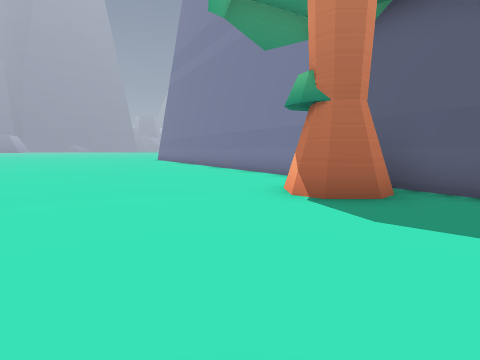
View 1 (above)

22 first-person views from a walk through a 3-D level made in the Godot game engine. The camera is 1.3 m above the floor, tilts 6° down and sees 80° across. The floor is counted in squares, 2 m on a side. Each view is taken from the middle of a square. On the plan, view 1 faces up. The plan holds only what a view shows up to about 9 squares ahead; the rest is blank. The place goes on beyond the plan.

View 2
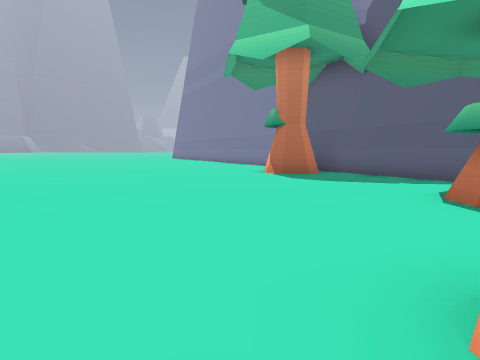

View 3
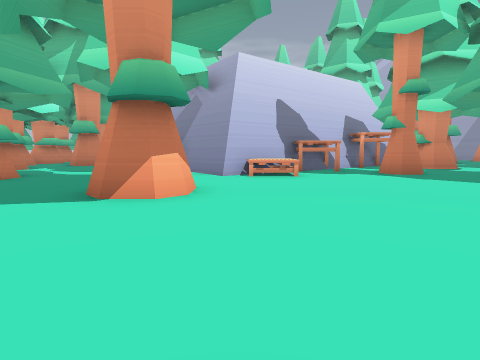

View 4
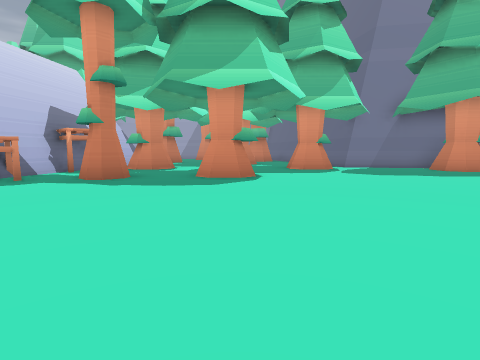

View 5
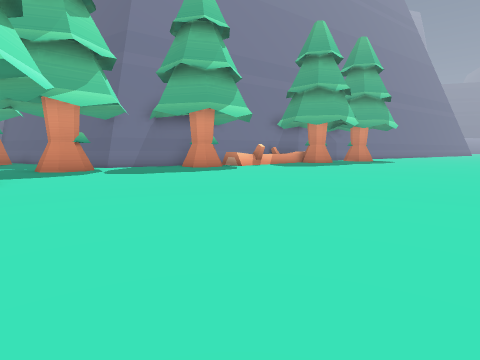

View 6
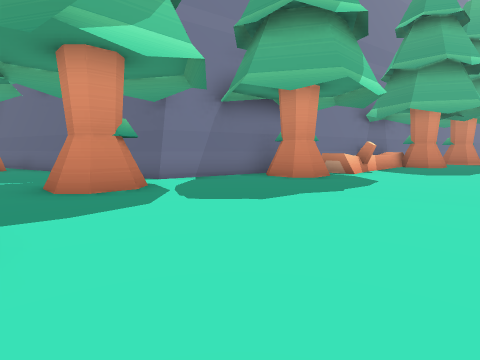

View 7
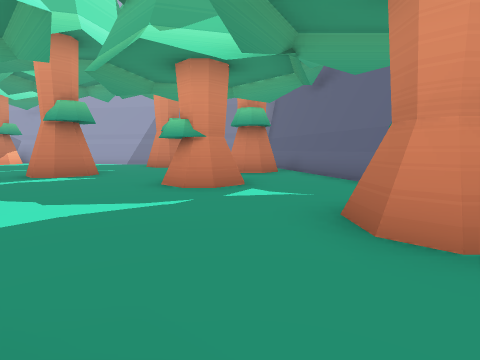

View 8
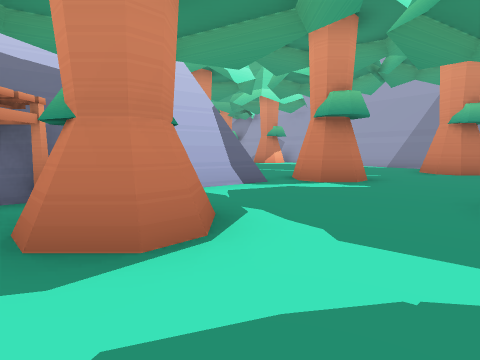

View 9
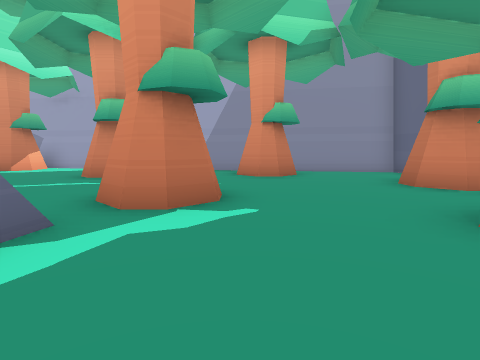

View 10
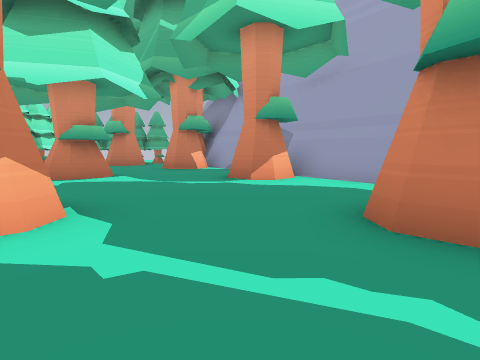

View 11
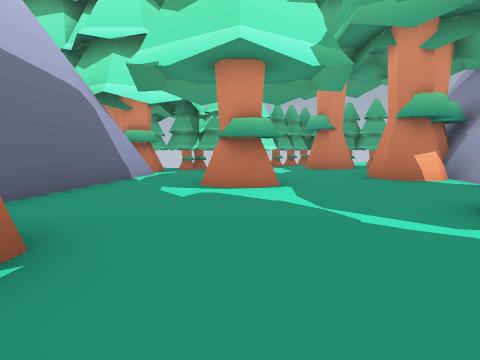

View 12
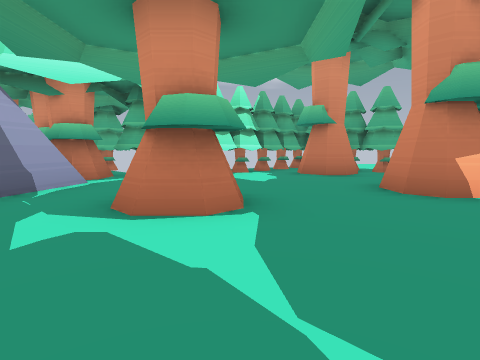

View 13
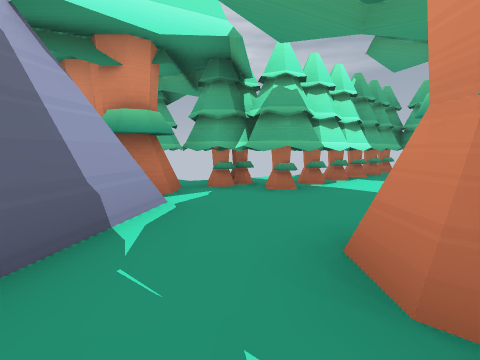

View 14
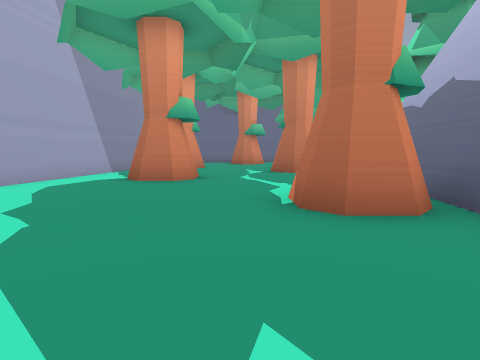

View 15
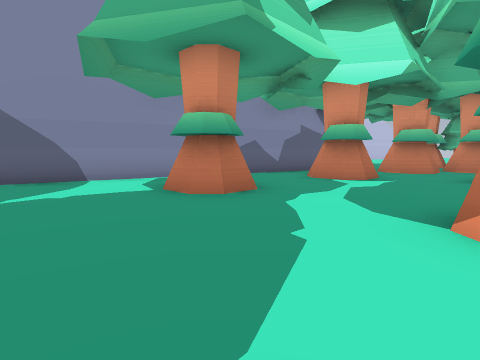

View 16
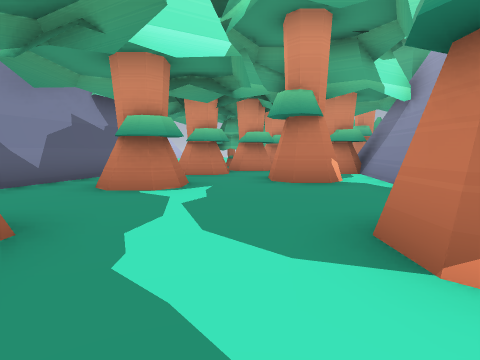

View 17
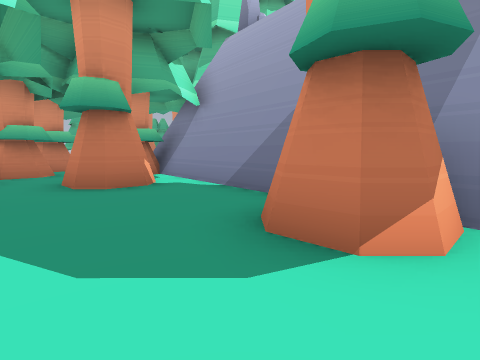

View 18
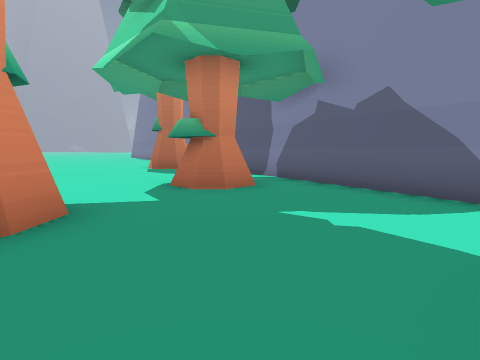

View 19
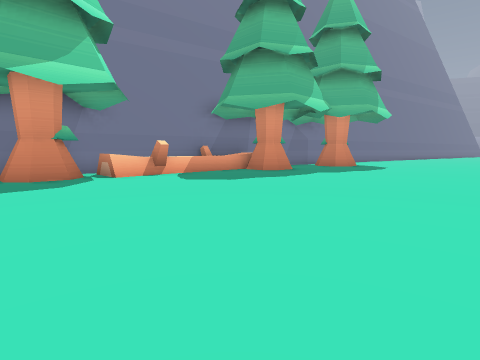

View 20
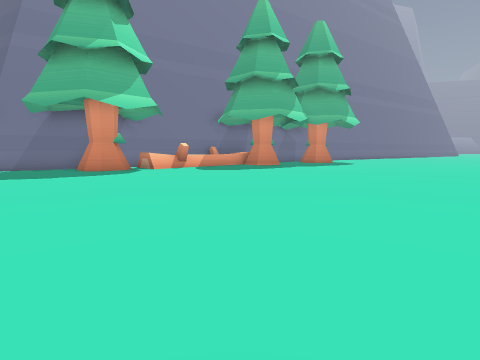

View 21
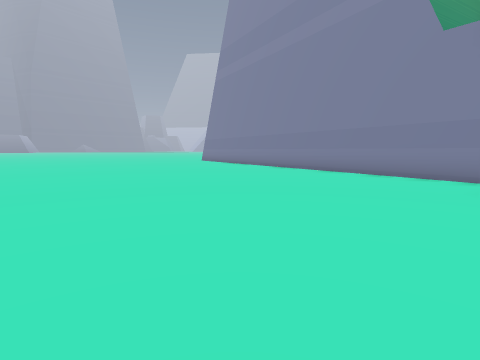

View 22
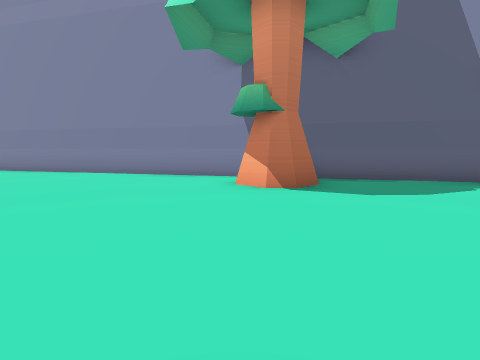

### Floor plan
Points are (right, up) in squares from view 1. A wall is a line through its corners. A room is listed if a view was taken in it or the views show most of it. See-through windows are left out.
Room 1 (views 1, 2, 3, 4, 5, 6, 7, 8, 9, 10, 11, 12, 13, 14, 15, 16, 17, 18, 19, 20, 21, 22)
walls: (-3, -7.6) (-1.8, -7.6); (-1.8, -8) (0.4, -6.3); (-1.6, -8.1) (0.5, -6.5); (-4.5, -10.3) (-3.2, -9.3); (-5.6, -10.7) (-2.7, -8.6); (-5.5, -11) (-4.9, -10.6); (0.4, -6.6) (1.5, -8.1); (1.8, -8.5) (2.1, -8.9); (-8.1, -12.9) (-6.9, -12.1); (-8.6, -13) (-7.2, -11.9); (-13.9, -7) (-14.2, -7.6); (3.3, -10.5) (4.5, -12.2); (-14.4, -7.9) (-15.8, -10.1); (-5.4, -16.5) (-6.6, -14.9); (4.7, -12.4) (6.7, -15.1); (-14.4, 1) (-14.7, 0.7) (-13.8, -0.1) (-14.4, -0.6); (-16, 0.2) (-12.6, -4.8) (-13.3, -6); (8.2, -4.7) (-0.6, 10.6); (-16, 2.1) (-14.5, 0.6); (-16.2, -14.5) (-15.7, -15.2); (-14.2, -17.3) (-12, -20.5); (10.5, -8.7) (9, -6); (-1.7, -21.4) (-3.9, -18.4); (-1.8, -21.6) (-6.6, -15.2); (-11.9, -20.6) (-10.2, -23.1); (-8.4, -25.5) (-7.4, -26.9)
low walls: (-1.5, -6.1) (-0.5, -6.1); (-1.5, -6.5) (-0.2, -6.5); (0.5, -6.5) (2.1, -8.6); (3.5, -10.4) (6.4, -14.3); (-16, -14.5) (-15.5, -15.2); (-14.1, -17.2) (-10.3, -22.6); (-8.3, -25.4) (-7.5, -26.5)
objects: tree (-16, 4); tree (-15, -11) to (-14, -11); tree (-14, -15); tree (-14, -2) to (-13, -1); tree (-12, -10) to (-11, -9); tree (-11, -18) to (-11, -17); tree (-11, -6) to (-11, -5); tree (-10, -22) to (-9, -22); tree (-10, -14) to (-10, -13); tree (-7, -26) to (-7, -25); tree (-7, -18) to (-6, -17); tree (-7, -10) to (-7, -9); tree (-7, -6) to (-7, -5); tree (-5, -29) to (-4, -29); tree (-5, -22); tree (-5, -7) to (-4, -7); tree (-4, -28) to (-4, -27); tree (-3, -29) to (-2, -29); tree (-2, -28) to (-1, -27); tree (-2, -27) to (-1, -26); tree (-2, -26) to (-1, -25); tree (-2, -25) to (-1, -24); tree (-1, -29); tree (-1, -28); tree (-1, -23) to (0, -22); tree (0, -24); tree (1, -4) to (2, -3); tree (1, 4) to (2, 5); tree (3, -9) to (3, -8); tree (3, -1) to (4, 0); tree (6, -12) to (7, -11); tree (6, -6) to (6, -5); tree (7, -14); tree (8, -9) to (8, -8); tree (9, -13) to (10, -13); tree (9, -11) to (10, -11)

Positions as (right, up) in squares from view 1, and headings:
1: (0, 0), facing up
2: (0, -4), facing up
3: (0, 1), facing down
4: (-2, 0), facing down-left
5: (-2, 0), facing left
6: (-6, -3), facing left
7: (-8, -5), facing down-left
8: (-8, -7), facing down
9: (-8, -10), facing down-left
10: (-9, -15), facing down
11: (-9, -18), facing down-right
12: (-8, -20), facing down-right
13: (-5, -20), facing down-right
14: (-5, -21), facing up-left
15: (1, -6), facing right
16: (3, -6), facing down-right
17: (4, -6), facing down
18: (4, -6), facing up
19: (-7, 3), facing left
20: (-4, 3), facing left
21: (-3, 1), facing up
22: (-3, 1), facing up-right
